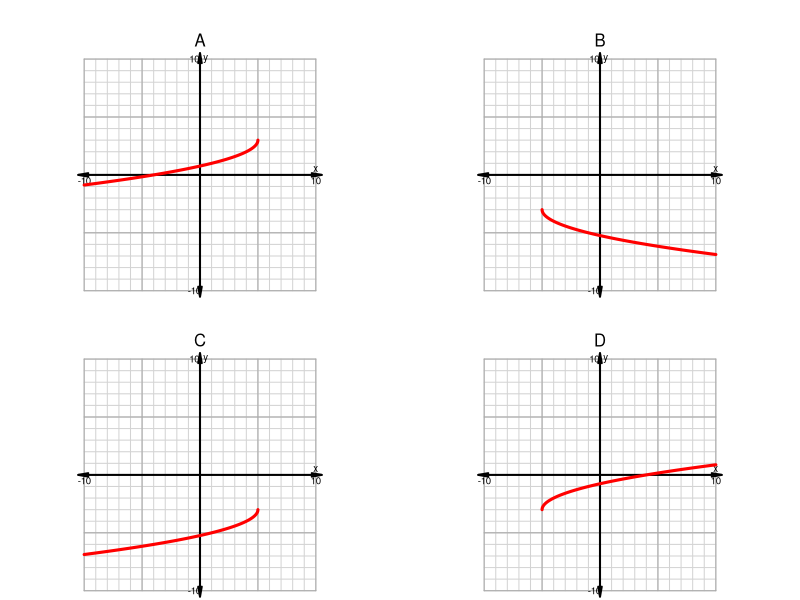

This chart was generated by the following R code:
## ---- chunk 1
n = 4 # make this an even number probably... 6 is good
hk = sample(2:5,2)

cfs = list()
eqs = character()
eeqs = character()

i = 0
while(i<n){
    hki = hk*sample(c(-1,1),2,T)
    h = hki[1]
    k = hki[2]
    ab = sample(c(-1,1),2,T)
    a = ab[1]
    b = ab[2]
    cf = c(ab,hki)
    if(ab[1]==-1 && ab[2]==-1){
        eq = paste0("-\\sqrt{-(x+",-h,")}+",k,collapse="")
        eq = gsub("+-","-",eq,fixed=T)
        eeq = paste0("(-1)\\sqrt{(-1)(x+(",-h,"))}+(",k,")",collapse="")
    }
    if(ab[1]==1 && ab[2]==-1){
        eq = paste0("\\sqrt{-(x+",-h,")}+",k,collapse="")
        eq = gsub("+-","-",eq,fixed=T)
        eeq = paste0("(1)\\sqrt{(-1)(x+(",-h,"))}+(",k,")",collapse="")
    }
    if(ab[1]==-1 && ab[2]==1){
        eq = paste0("-\\sqrt{x+",-h,"}+",k,collapse="")
        eq = gsub("+-","-",eq,fixed=T)
        eeq = paste0("(-1)\\sqrt{(1)(x+(",-h,"))}+(",k,")",collapse="")
    }
    if(ab[1]==1 && ab[2]==1){
        eq = paste0("\\sqrt{x+",-h,"}+",k,collapse="")
        eq = gsub("+-","-",eq,fixed=T)
        eeq = paste0("(1)\\sqrt{(1)(x+(",-h,"))}+(",k,")",collapse="")
    }
    if(!(eq%in%eqs)){
        i = i+1
        cfs[[i]] = cf
        eqs[[i]] = eq
        eeqs[[i]] = eeq
    }
}

eqord = sample(1:n)

qlis = character()
sols = character()

expls = character()

for(i in 1:n){
    eq = eqs[[eqord[i]]]
    eeq = eeqs[[eqord[i]]]
    qlis = c(qlis, paste0(i,". Equation $y=",eq,"$ matches graph ##ANSWER",i,"##."))
    sols = c(sols,paste0(1*(eqord[i]==1:n),collapse=""))
    cf = cfs[[eqord[i]]]
    a = cf[1]
    b = cf[2]
    h = cf[3]
    k = cf[4]
    if(a>0){
        wrd1="NOT"
        wrdud="up"
    }else{
        wrd1=""
        wrdud="down"
        }
    if(b>0){
        wrd2="NOT"
        wrdlr="right"
    }else{
        wrd2=""
        wrdlr="left"
        }
    expl = paste0("### Equation ",i,"\n\n The curve's equation is $y=",eq,"$\n\nRewrite the equation with explicit parameters.\n\n$y=",eeq,"$\n\nSo, we can more easily see the values of the parameters.\n\n$$m=",a,"$$\n$$n=",b,"$$\n$$p=",-h,"$$\n$$q=",k,"$$This tells us the new starting point is at $(",h,",",k,")$. We also know there is ",wrd1," a vertical reflection (because $m=",a,"$), and there is ",wrd2," a horizontal reflection (because $n=",b,"$). This means, from the starting point, the curve heads ",wrdlr," and ",wrdud,". Thus, the correct graph is graph ",LETTERS[which(eqord[i]==1:n)],".")
    expls = c(expls,expl)
}

ach = LETTERS[1:n]
al = paste0("* ",ach,collapse="\n")
al = paste0(rep(al,n),collapse="\n")

## ---- chunk 2
par(mar=c(0,0,3,0),
    mfrow=c(ceiling(n/2),2),
    pty="s")

for(i in 1:n){
    cf = cfs[[i]]
    plot(0,0,"n",xlim=c(-10,10),ylim=c(-10,10),axes=F,ann=F)
    mtext(LETTERS[i],3)
    for(j in -10:10){
        lines(c(j,j),c(-10,10),col="lightgrey",cex=0.8)
        lines(c(-10,10),c(j,j),col="lightgrey",cex=0.8)
    }
    for(j in seq(-10,10,5)){
        lines(c(j,j),c(-10,10),col="darkgrey",cex=1.2)
        lines(c(-10,10),c(j,j),col="darkgrey",cex=1.2)
    }
    arrows(-10.5,0,10.5,0,0.1,10,3,lwd=2)
    arrows(0,-10.5,0,10.5,0.1,10,3,lwd=2)
    text(10,-0.5,10,cex=0.7)
    text(-10,-0.5,-10,cex=0.7)
    text(10,0.5,"x",cex=0.7)
    text(-0.5,10,10,cex=0.7)
    text(-0.5,-10,-10,cex=0.7)
    text(0.5,10,"y",cex=0.7)
    
    x = seq(0,10,0.01)
    y = sqrt(x)
    # lines(x,y,lty=3)
    x = seq(0,20,0.01)
    y = sqrt(x)
    x = x*sign(cf[2])
    y = y*sign(cf[1])
    x = x+cf[3]
    y = y+cf[4]
    x2 = x[abs(x)<=10]
    y2 = y[abs(x)<=10]
    x3 = x2[abs(y)<=10]
    y3 = y2[abs(y)<=10]
    lines(x3,y3,lwd=3,col="red")
}
